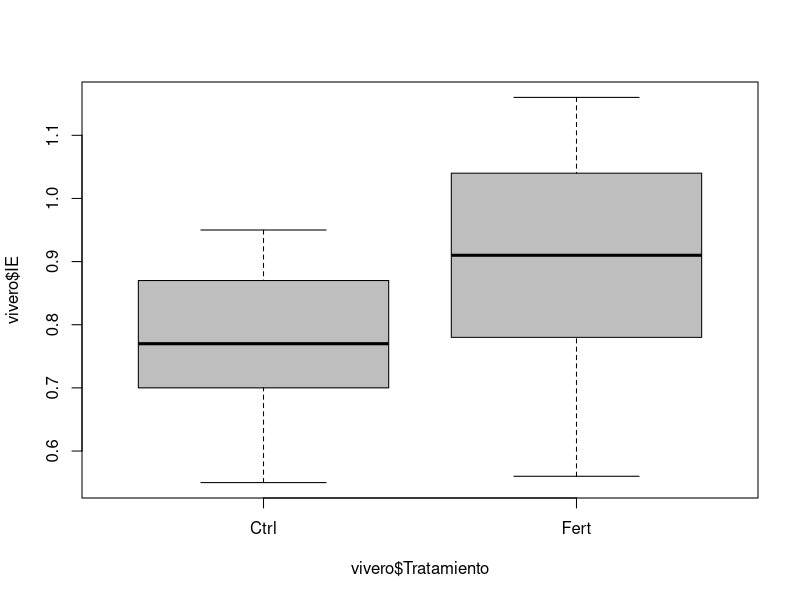
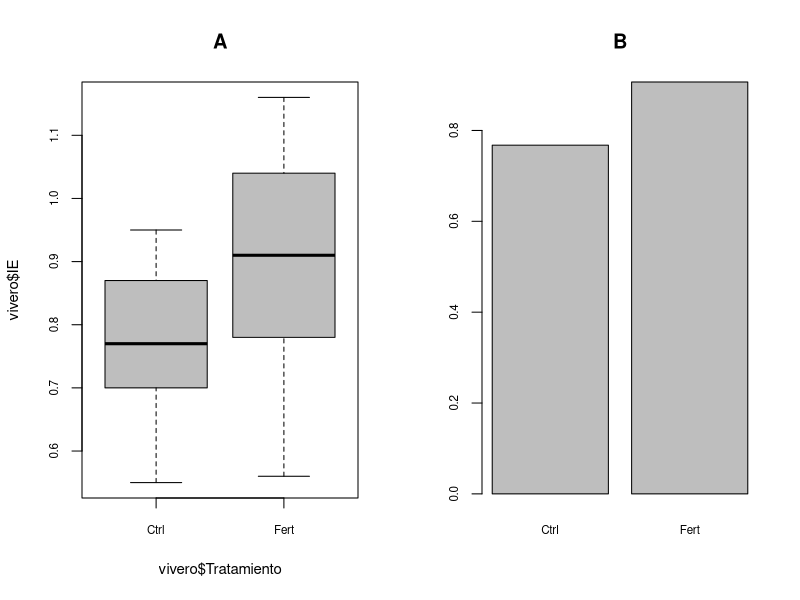

The R script that drew these images, in order:

# PRUEBA DE HIPOTESIS -----------------------------------------------------

vivero <- read.csv("vivero.csv", header=TRUE)
head(vivero)

boxplot(vivero$IE ~ vivero$Tratamiento, col="grey")

Ctrl <-subset (vivero, Tratamiento=="Ctrl")

Fert <- subset(vivero, Tratamiento=="Fert")


#PRUEBA DE LA DISTRIBUCION NORMAL 
shapiro.test(Ctrl$IE)



op <- par(mfrow=c(1,2), cex.axis=.7, cex.lab=.9)
boxplot(vivero$IE ~ vivero$Tratamiento, col="grey", main="A")
barplot(tapply(vivero$IE, list(vivero$Tratamiento), mean ), beside=T, main="B")

#PRUEBA DE NORMALIDAD DE LAS VARIANZAS

var.test(Ctrl$IE, Fert$IE)

#Prueba de T de student 

t.test(Ctrl$IE, Fert$IE, var.equal=T)

t.test(Ctrl$IE, Fert$IE)
